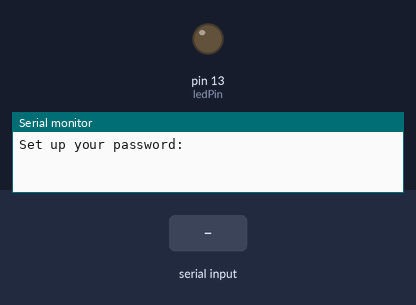
This sketch was run on a simulated Arduino Uno, built with avr-gcc and run on an emulated ATmega328P. Parts: output pins drawn as LEDs (lit = HIGH), the last lines printed to the serial monitor. Dashed ring = blinking. The test bench sets the inputs (shaded band).

Above: at 0.9 s.
1.0 s: "1" received over Serial
3.5 s: "0" received over Serial
At 4.95 s:
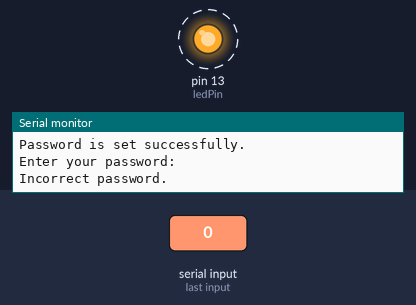
6.5 s: "2" received over Serial
At 6.75 s:
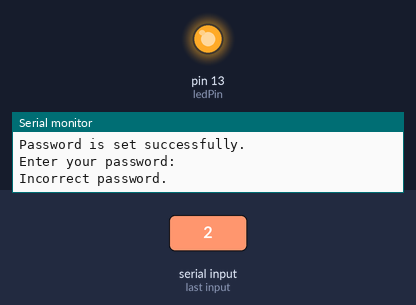
Timing chart, 0 to 13.0 s (numbered marks = the images above; inputs shaded):
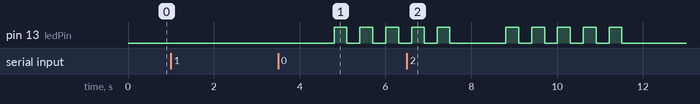

The sketch:

HusseinMourad_Arduino.ino
```cpp
#define ledPin 13
short shift = 1;
unsigned long time = 0;
unsigned long blinkTime = 0;
char password[100];
String str;

void decrypt(char *text, short shift);

void setup()
{
  Serial.begin(9600);
  pinMode(ledPin, OUTPUT);
  Serial.println("\nSet up your password:");
  while (Serial.available() == 0) {};
  str = Serial.readString();
  Serial.println("Password is set successfully.");
  str.toCharArray(password, str.length()+1);
}

void loop()
{
  Serial.println("Enter your password: ");
  while(Serial.available()==0){};
  str = Serial.readString();

  char inputPassword[str.length()];
  str.toCharArray(inputPassword, str.length()+1);

  decrypt(inputPassword, shift);

  if(strcmp(inputPassword,password)==0){
    Serial.println("Correct password.");
    shift++;
    digitalWrite(ledPin, HIGH);
    delay(3000);
  }
  else {
    Serial.println("Incorrect password.");
    time = millis();
    blinkTime=millis();
    while (true){
      if(millis()-blinkTime>300){
        blinkTime=millis();
        digitalWrite(ledPin, !digitalRead(ledPin));
      }
      if(millis()-time>3000) break;
    }
  }
  digitalWrite(ledPin, LOW);
}


void decrypt(char *text, short shift) {
    const int length = strlen(text);

    for (int i = 0; i < length; i++) {
        if (isupper(*(text + i)))
            *(text + i) = char(int(*(text + i) - shift - 65) % 26 + 65);
        else
            *(text + i) = char(int(*(text + i) - shift - 97) % 26 + 97);
    }
}
```

Measured:
- after the input at 3.5 s, pin 13 (ledPin): alternates HIGH for 0.30 s and LOW for 0.30 s, starting after 1.3 s
